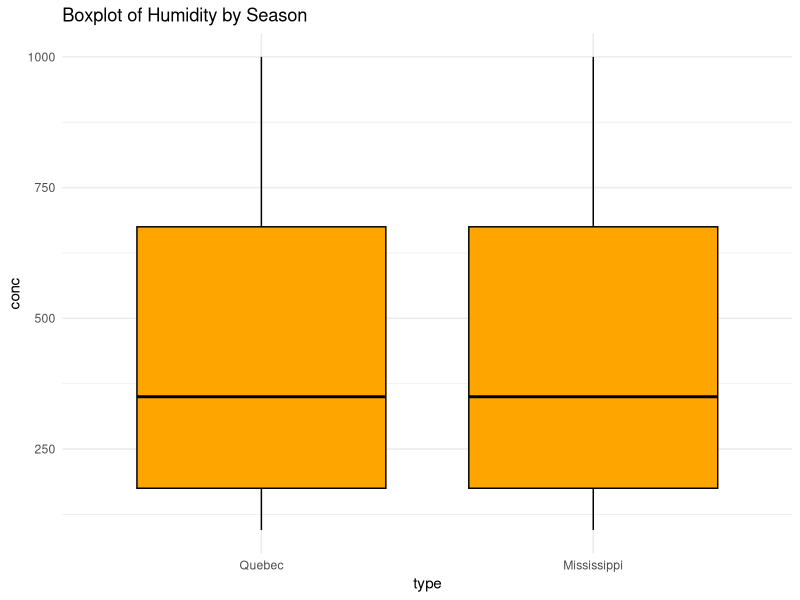
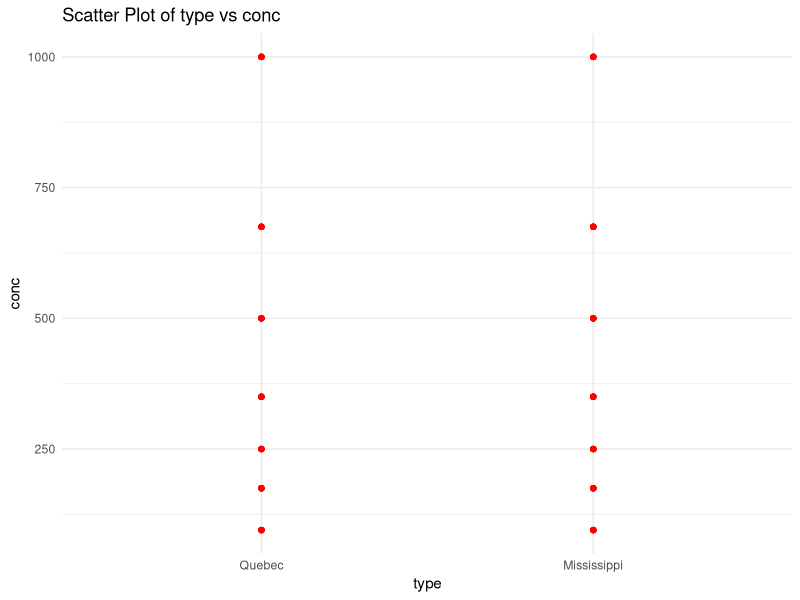
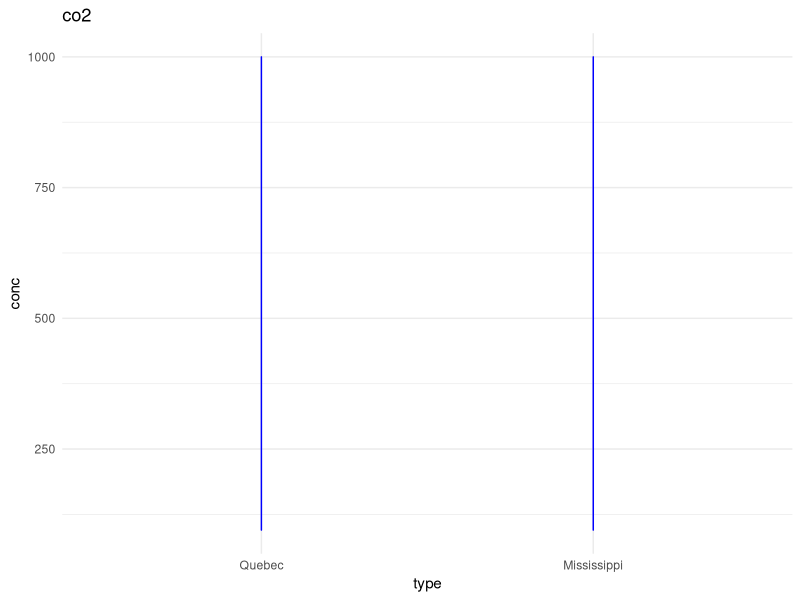

Recreate these plots in R, in order.
## ---- chunk 1
library(readr)
library(dplyr)
library(ggplot2)
str(CO2)
head(CO2)
summary(CO2)
## ---- chunk 2
missing_values <- sapply(CO2, function(x) sum(is.na(x)))
print(missing_values)
## ---- chunk 3
# Visualize the data
# Histogram for numerical variables
num_vars <- sapply(CO2, is.numeric)
num_data <- CO2[, num_vars]
## ---- chunk 4
# boxplot
ggplot(CO2, aes(x =Type, y =conc)) +
  geom_boxplot(fill = "orange", color = "black") +
  theme_minimal() +
  labs(title = "Boxplot of Humidity by Season", x= "type", y= "conc")
## ---- chunk 5
# Scatter plot to show the relationship between two numeric variables (replace 'type' and 'conc' with appropriate column names)
ggplot(CO2, aes(x = Type, y = conc)) +
  geom_point(color = "red") +
  theme_minimal() +
  labs(title = "Scatter Plot of type vs conc", x = "type", y = "conc")
## ---- chunk 6
# Time series plot for a variable over time (replace 'date' and 'temp' with appropriate column names)
ggplot(CO2, aes(x = Type , y = conc)) +
  geom_line(color = "blue") +
  theme_minimal() +
  labs(title = "co2", x = "type", y = "conc")
